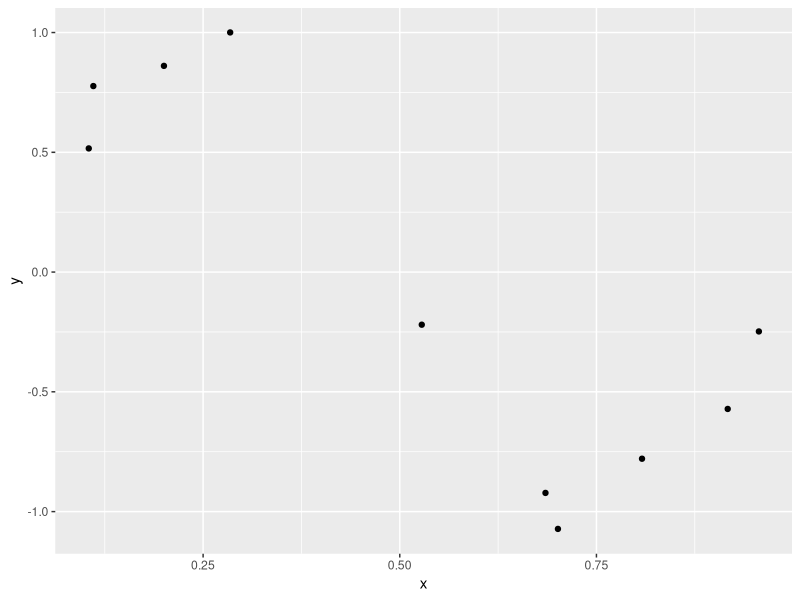
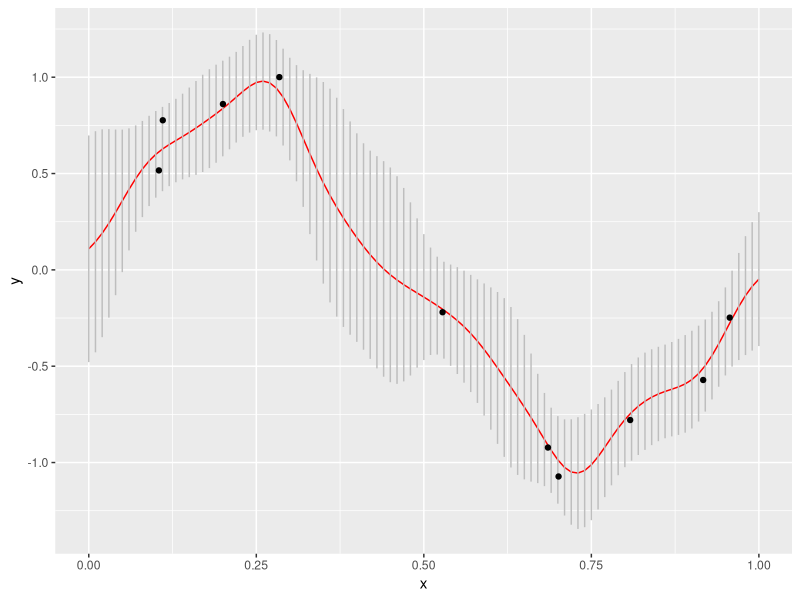

These figures' R source, in order:
## ---- chunk 1
knitr::opts_chunk$set(echo = TRUE)
## ---- chunk 2
library(ggplot2)
library(dplyr)
set.seed(5)
## ---- chunk 3

# Generates a noisy sine curve.

N <- 10
sig2 <- 0.2

x <- as.matrix( runif(N, 0, 1) )

t <- sin(2*pi*x)  + sig2 * runif(N, -1, 1) 

sample_points <- data.frame(x = x, t = t)

sample_points %>% ggplot(aes(x = x, y = t)) + geom_point() + labs(x = "x", y = "y")

## ---- chunk 4

# First we define the basis functions
# with M (the number of basis functions) and s (the Gaussian width parameter).

M <- 12
dx <- 1/(M-1)
mu <- 0:(M-1)
mu <- mu / (M-1)

s <- 0.05

# Next we define the kernel we'll use.
phi <- function(x,mu,s) {
  exp(-(x-mu)^2/(2*s^2))
}

Phi <- matrix(nrow = N, ncol = M)

for (j in 1:M) Phi[,j] <- phi(x, mu[j],s)  

# Now we'll compute the regularized least squares solution with penalty lambda.

lambda <- 0.1

w <- solve( t(Phi) %*% Phi + lambda*diag(M) ) %*% t(Phi) %*%  t

# Next we compute the residual.

binv <- norm(t - Phi %*% w)^2/N

# Computes alpha from lambda and beta.

alpha <- lambda/binv

# Finally we compute the estimate at x (xs) and the variance of the uncertainty (sigN) at each x.

SN <- solve(alpha * diag(M) + t(Phi) %*% Phi / binv )
  
xs <- 0:100
xs <- xs / 100

tm <- matrix(nrow = 1, ncol = 101)

sigN <- matrix(nrow = 1, ncol = 101)

for (k in 1:length(xs) ) {
    
  p <- t( phi(xs[k],t(mu),s) )

  tm[k] <- t(w) %*% p
  sigN[k] <- binv + t(p) %*% SN %*% p
}

## ---- chunk 5

sample_points <- data.frame(x = x, t = t)

mod <- data.frame(xs = xs, tm = t( tm ), stdev = sqrt( t( sigN ) ) )

mod %>% ggplot(aes(x = xs, y = tm)) + geom_line(color = "red") + 
  geom_segment(aes(x = xs, xend = xs, y = tm + stdev, yend = tm - stdev), color = "gray") + 
  geom_point(data = sample_points, aes(x = x, y = t)) +
  labs(x = "x", y = "y")

